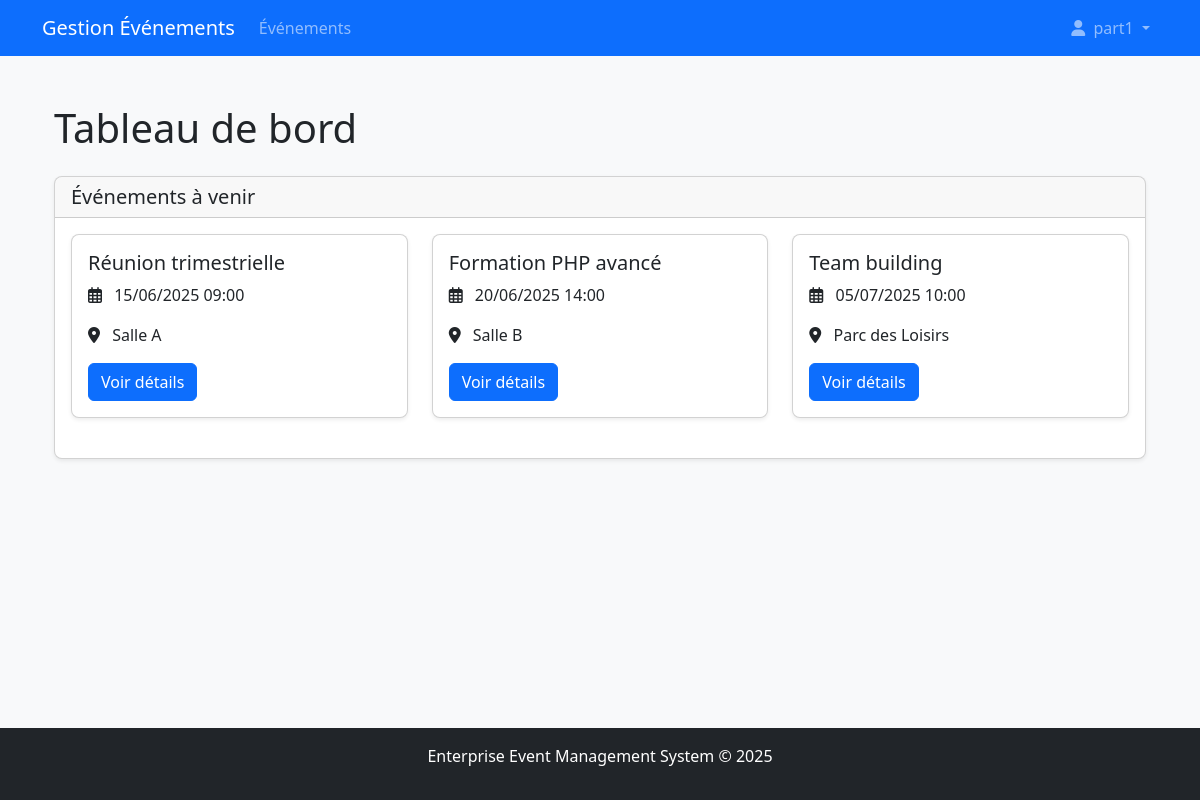
The page /home (signed in) on the database its author committed.
### tables this page shows
CREATE TABLE events (
    id INT AUTO_INCREMENT PRIMARY KEY,
    organizer_id INT NOT NULL,
    title VARCHAR(100) NOT NULL,
    description TEXT,
    start_datetime DATETIME NOT NULL,
    end_datetime DATETIME NOT NULL,
    location VARCHAR(100) NOT NULL,
    max_participants INT,
    status ENUM('planned', 'ongoing', 'completed', 'cancelled') DEFAULT 'planned',
    created_at TIMESTAMP DEFAULT CURRENT_TIMESTAMP,
    updated_at TIMESTAMP DEFAULT CURRENT_TIMESTAMP ON UPDATE CURRENT_TIMESTAMP,
    FOREIGN KEY (organizer_id) REFERENCES organizers(id) ON DELETE CASCADE
);

### src/Controllers/HomeController.php (called while the page is built, shortened)
<?php
class HomeController {
    private $eventModel;
    public function __construct() {
        $this->eventModel = new Event();
    }
    public function index() {
        $upcomingEvents = $this->eventModel->getUpcomingEvents(5);
        include __DIR__ . '/../views/home.php';
    }
}

### src/Models/Event.php (called while the page is built, shortened)
<?php
class Event {
    private $conn;
    public function __construct() {
        $database = new Database();
        $this->conn = $database->connect();
    }
    public function getUpcomingEvents($limit = 5) {
        $stmt = $this->conn->prepare("SELECT * FROM events WHERE start_datetime >= NOW() ORDER BY start_datetime ASC LIMIT :limit");
        $stmt->bindValue(':limit', $limit, PDO::PARAM_INT);
        $stmt->execute();
        return $stmt->fetchAll(PDO::FETCH_ASSOC);
    }
}

### src/Models/Database.php (called while the page is built, shortened)
<?php
class Database {
    private $host;
    private $db_name;
    private $username;
    private $password;
    public function __construct() {
        $this->host = 'mysql';
        $this->db_name = 'events_db';
        $this->username = 'event_user';
        $this->password = 'event_pass';
    }
    public function connect() {
        $this->conn = null;
        try {
            $this->conn = new PDO(
                "mysql:host=" . $this->host . ";dbname=" . $this->db_name,
                $this->username,
                $this->password
            );
            $this->conn->setAttribute(PDO::ATTR_ERRMODE, PDO::ERRMODE_EXCEPTION);
            $this->conn->exec("set names utf8");
        } catch (PDOException $exception) {
            echo "Connection error: " . $exception->getMessage();
        }
        return $this->conn;
    }
}

### src/views/home.php (the view, shortened to what this page needs)
<?php include 'views/partials/header.php'; ?>
<div class="container">
    <h1 class="mb-4">Tableau de bord</h1>
    <div class="card">
        <div class="card-header">
            <h5 class="mb-0">Événements à venir</h5>
        </div>
        <div class="card-body">
            <?php if (!empty($upcomingEvents)): ?>
                <div class="row">
                    <?php foreach ($upcomingEvents as $event): ?>
                        <div class="col-md-4 mb-4">
                            <div class="card h-100">
                                <div class="card-body">
                                    <h5 class="card-title"><?= htmlspecialchars($event['title']); ?></h5>
                                    <p class="card-text">
                                        <i class="far fa-calendar-alt me-2"></i>
                                        <?= date('d/m/Y H:i', strtotime($event['start_datetime'])); ?>
                                    </p>
                                    <p class="card-text">
                                        <i class="fas fa-map-marker-alt me-2"></i>
                                        <?= htmlspecialchars($event['location']); ?>
                                    </p>
                                    <a href="<?= BASE_URL; ?>/event/<?= $event['id']; ?>" class="btn btn-primary">
                                        Voir détails
                                    </a>
                                </div>
                            </div>
                        </div>
                    <?php endforeach; ?>
                </div>
            <?php else: ?>
                <p class="mb-0">Aucun événement à venir pour le moment.</p>
            <?php endif; ?>
        </div>
    </div>
</div>
<?php include 'views/partials/footer.php'; ?>

### src/assets/css/style.css (style rules this page uses)
body { background-color: #f8f9fa; min-height: 100vh; display: flex; flex-direction: column; }
.card { border-radius: 0.5rem; box-shadow: 0 0.125rem 0.25rem rgba(0, 0, 0, 0.075); }
.card-header { border-radius: 0.5rem 0.5rem 0 0 !important; }

### rows shown on the page
events: title "Réunion trimestrielle", start_datetime "15/06/2025 09:00", location "Salle A"
events: title "Formation PHP avancé", start_datetime "20/06/2025 14:00", location "Salle B"
events: title "Team building", start_datetime "05/07/2025 10:00", location "Parc des Loisirs"

### other values the page prints
$_SESSION['username'] "part1"
